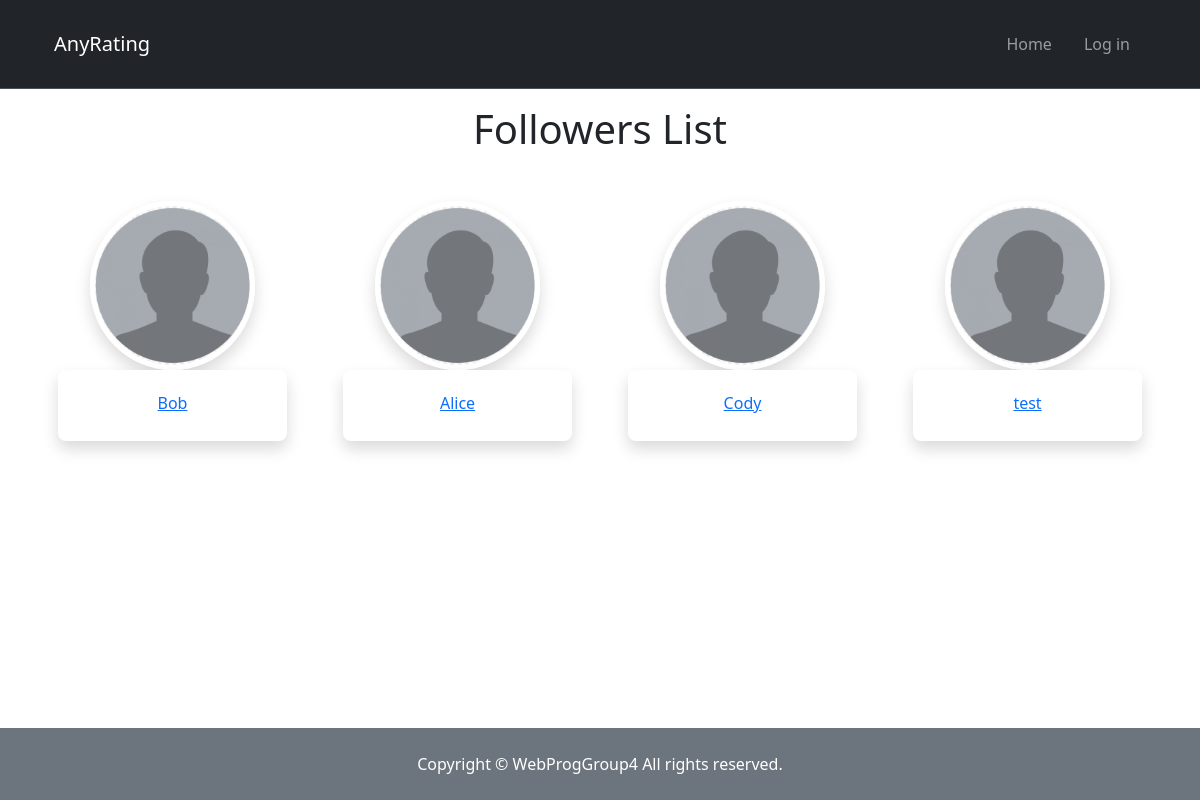
/anyrating/profile/Cody/followers/, run on the app's committed database.
### anyrating/models.py (models this page shows)
class Profile(models.Model):
    user = models.OneToOneField(User, on_delete=models.CASCADE)
    follows = models.ManyToManyField(
        "self",
        related_name="followed_by",
        symmetrical=False,
        blank=True
    )
    def __str__(self):
        return self.user.username

### anyrating/views.py (the view)
# urls.py: path('profile/<slug:username>/followers/', views.followers, name='followers'),
def followers(request, username):
	cur_user = User.objects.get(username=username)
	profile = Profile.objects.get(user=cur_user)
	context={
		"profile": profile,
	}
	return render(request, "followers.html", context=context)

### anyrating/templates/followers.html (shortened to what this page needs)
{% extends "base.html" %}
{% load static %}
{% block content %}
	<div class="container mt-3">
        <div class="row justify-content-center text-center">
            <div class="col-lg-8 col-xl-6">
                <h3 class="h1 bg-primary-after after-50px pb-3 mb-3">Followers List</h3>
            </div>
        </div>
        <div class="row">
        	{% for follower in profile.followed_by.all %}
            <div class="col-lg-3 col-sm-6 my-3">
                <div class="text-center">
                    <div class="position-relative px-5">
                    	<img class="rounded-circle border border-5 border-white shadow" src="{% static 'images/dummy_avatar.png' %}" style="width: 100%;">
                    </div>
                    <div class="mx-2 mx-xl-3 shadow rounded-3 position-relative mt-n4 bg-white p-4 pt-6 mx-4 text-center">
                    	<a href="{% url 'profile' follower %}">
                    		<h6 class="fw-700 dark-color mb-1">{{follower}}</h6>
                    	</a>
                    </div>
                </div>
            </div>
            {% endfor %}
        </div>
    </div>
{% endblock %}

### data on the page
Profile: user.username "Bob"
Profile: user.username "Alice"
Profile: user.username "Cody"
Profile: user.username "test"
